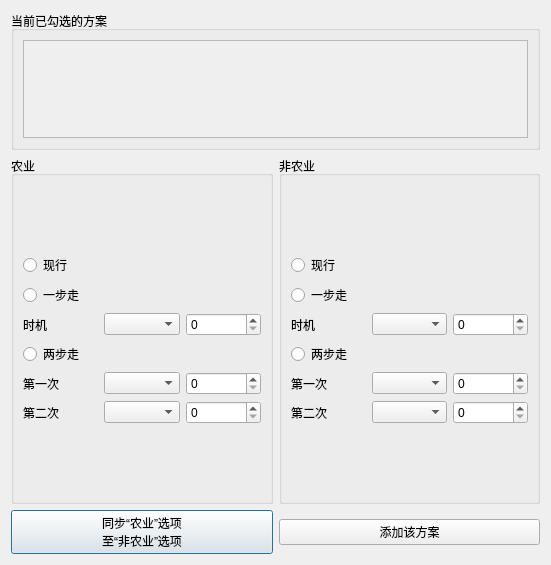
<?xml version="1.0" encoding="UTF-8"?>
<ui version="4.0">
 <class>SchemeSel</class>
 <widget class="QDialog" name="SchemeSel">
  <property name="geometry">
   <rect>
    <x>0</x>
    <y>0</y>
    <width>551</width>
    <height>565</height>
   </rect>
  </property>
  <property name="windowTitle">
   <string/>
  </property>
  <layout class="QVBoxLayout" name="verticalLayout_2">
   <item>
    <layout class="QVBoxLayout" name="verticalLayout" stretch="4,10,1">
     <item>
      <widget class="QGroupBox" name="mSchemeGroupBox">
       <property name="title">
        <string>当前已勾选的方案</string>
       </property>
       <layout class="QVBoxLayout" name="verticalLayout_3">
        <item>
         <widget class="QScrollArea" name="scrollArea">
          <property name="widgetResizable">
           <bool>true</bool>
          </property>
          <widget class="QWidget" name="scrollAreaWidgetContents">
           <property name="geometry">
            <rect>
             <x>0</x>
             <y>0</y>
             <width>493</width>
             <height>94</height>
            </rect>
           </property>
           <layout class="QVBoxLayout" name="verticalLayout_6">
            <item>
             <layout class="QVBoxLayout" name="mSchemeSetLayout"/>
            </item>
           </layout>
          </widget>
         </widget>
        </item>
       </layout>
      </widget>
     </item>
     <item>
      <layout class="QHBoxLayout" name="horizontalLayout">
       <item>
        <widget class="QGroupBox" name="mAgricultureGroupBox">
         <property name="title">
          <string>农业</string>
         </property>
         <layout class="QVBoxLayout" name="verticalLayout_4">
          <item>
           <layout class="QVBoxLayout" name="mAgriLayout">
            <item>
             <widget class="QRadioButton" name="mCurrButton">
              <property name="text">
               <string>现行</string>
              </property>
             </widget>
            </item>
            <item>
             <widget class="QRadioButton" name="mOneStepButton">
              <property name="text">
               <string>一步走</string>
              </property>
             </widget>
            </item>
            <item>
             <layout class="QHBoxLayout" name="horizontalLayout_3">
              <item>
               <widget class="QLabel" name="label">
                <property name="text">
                 <string>时机</string>
                </property>
               </widget>
              </item>
              <item>
               <widget class="QComboBox" name="mOneStepComboBox">
                <property name="enabled">
                 <bool>true</bool>
                </property>
               </widget>
              </item>
              <item>
               <widget class="QSpinBox" name="mOneStepSpinBox">
                <property name="enabled">
                 <bool>true</bool>
                </property>
               </widget>
              </item>
             </layout>
            </item>
            <item>
             <widget class="QRadioButton" name="mTwoStepButton">
              <property name="text">
               <string>两步走</string>
              </property>
             </widget>
            </item>
            <item>
             <layout class="QHBoxLayout" name="horizontalLayout_7">
              <item>
               <widget class="QLabel" name="label_2">
                <property name="text">
                 <string>第一次</string>
                </property>
               </widget>
              </item>
              <item>
               <widget class="QComboBox" name="mTwoStep_1_ComboBox">
                <property name="enabled">
                 <bool>true</bool>
                </property>
               </widget>
              </item>
              <item>
               <widget class="QSpinBox" name="mTwoStep_1_SpinBox">
                <property name="enabled">
                 <bool>true</bool>
                </property>
               </widget>
              </item>
             </layout>
            </item>
            <item>
             <layout class="QHBoxLayout" name="horizontalLayout_8">
              <item>
               <widget class="QLabel" name="label_3">
                <property name="text">
                 <string>第二次</string>
                </property>
               </widget>
              </item>
              <item>
               <widget class="QComboBox" name="mTwoStep_2_ComboBox">
                <property name="enabled">
                 <bool>true</bool>
                </property>
               </widget>
              </item>
              <item>
               <widget class="QSpinBox" name="mTwoStep_2_SpinBox">
                <property name="enabled">
                 <bool>true</bool>
                </property>
               </widget>
              </item>
             </layout>
            </item>
           </layout>
          </item>
         </layout>
        </widget>
       </item>
       <item>
        <widget class="QGroupBox" name="mNonAgriCultureGroupBox">
         <property name="title">
          <string>非农业</string>
         </property>
         <layout class="QVBoxLayout" name="verticalLayout_5">
          <item>
           <layout class="QVBoxLayout" name="mNonagriLayout">
            <item>
             <widget class="QRadioButton" name="mCurrButton_2">
              <property name="text">
               <string>现行</string>
              </property>
             </widget>
            </item>
            <item>
             <widget class="QRadioButton" name="mOneStepButton_2">
              <property name="text">
               <string>一步走</string>
              </property>
             </widget>
            </item>
            <item>
             <layout class="QHBoxLayout" name="horizontalLayout_15">
              <item>
               <widget class="QLabel" name="label_4">
                <property name="text">
                 <string>时机</string>
                </property>
               </widget>
              </item>
              <item>
               <widget class="QComboBox" name="mOneStepComboBox_2">
                <property name="enabled">
                 <bool>true</bool>
                </property>
               </widget>
              </item>
              <item>
               <widget class="QSpinBox" name="mOneStepSpinBox_2">
                <property name="enabled">
                 <bool>true</bool>
                </property>
               </widget>
              </item>
             </layout>
            </item>
            <item>
             <widget class="QRadioButton" name="mTwoStepButton_2">
              <property name="text">
               <string>两步走</string>
              </property>
             </widget>
            </item>
            <item>
             <layout class="QHBoxLayout" name="horizontalLayout_16">
              <item>
               <widget class="QLabel" name="label_5">
                <property name="text">
                 <string>第一次</string>
                </property>
               </widget>
              </item>
              <item>
               <widget class="QComboBox" name="mTwoStep_1_ComboBox_2">
                <property name="enabled">
                 <bool>true</bool>
                </property>
               </widget>
              </item>
              <item>
               <widget class="QSpinBox" name="mTwoStep_1_SpinBox_2">
                <property name="enabled">
                 <bool>true</bool>
                </property>
               </widget>
              </item>
             </layout>
            </item>
            <item>
             <layout class="QHBoxLayout" name="horizontalLayout_17">
              <item>
               <widget class="QLabel" name="label_6">
                <property name="text">
                 <string>第二次</string>
                </property>
               </widget>
              </item>
              <item>
               <widget class="QComboBox" name="mTwoStep_2_ComboBox_2">
                <property name="enabled">
                 <bool>true</bool>
                </property>
               </widget>
              </item>
              <item>
               <widget class="QSpinBox" name="mTwoStep_2_SpinBox_2">
                <property name="enabled">
                 <bool>true</bool>
                </property>
               </widget>
              </item>
             </layout>
            </item>
           </layout>
          </item>
         </layout>
        </widget>
       </item>
      </layout>
     </item>
     <item>
      <layout class="QHBoxLayout" name="horizontalLayout_18">
       <item>
        <widget class="QPushButton" name="mSyncButton">
         <property name="enabled">
          <bool>true</bool>
         </property>
         <property name="text">
          <string>同步“农业”选项
至“非农业”选项</string>
         </property>
        </widget>
       </item>
       <item>
        <widget class="QPushButton" name="mAddSchemeButton">
         <property name="text">
          <string>添加该方案</string>
         </property>
         <property name="flat">
          <bool>false</bool>
         </property>
        </widget>
       </item>
      </layout>
     </item>
    </layout>
   </item>
  </layout>
  <zorder>layoutWidget</zorder>
  <zorder>layoutWidget</zorder>
  <zorder>mSchemeGroupBox</zorder>
 </widget>
 <resources/>
 <connections/>
</ui>
